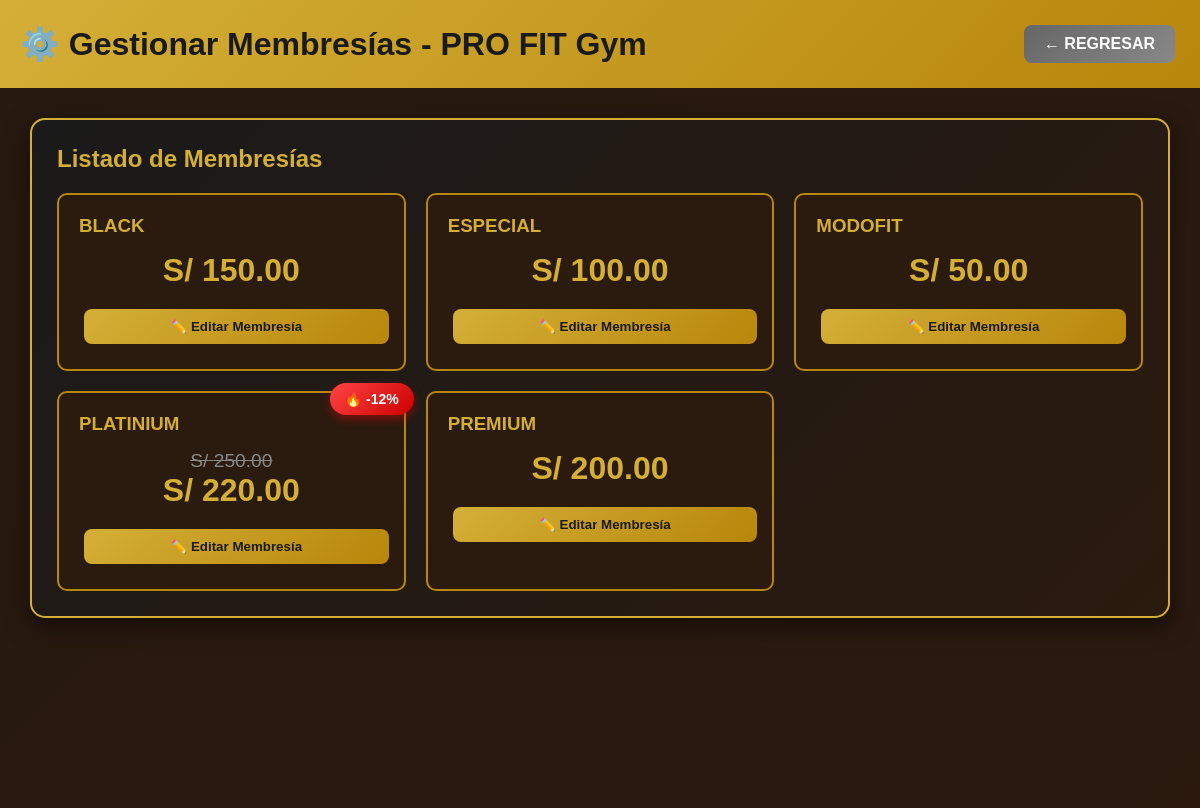
Page /empleado/gestionar_membresias.php (signed in) on the committed database.
### tables this page shows
CREATE TABLE `tipo_membresia` (
  `Cod_Tipo_Membresia` int(11) NOT NULL,
  `Nombre` varchar(20) DEFAULT NULL,
  `Estado` int(11) DEFAULT NULL,
  `precio_base` decimal(10,2) DEFAULT 0.00,
  `precio_oferta` decimal(10,2) DEFAULT 0.00,
  `tiene_oferta` tinyint(1) DEFAULT 0,
  `porcentaje_descuento` decimal(5,2) DEFAULT 0.00
);

### empleado/gestionar_membresias.php (the view, shortened to what this page needs)
<?php
require_once '../conexion.php';
$sql = "SELECT * FROM tipo_membresia WHERE Estado = 1 ORDER BY Cod_Tipo_Membresia ASC";
$result = $conexion->query($sql);
?>
<!DOCTYPE html>
<html lang="es">
<head>
</head>
<body>
    <div class="header">
        <h1>⚙️ Gestionar Membresías - PRO FIT Gym</h1>
        <div>
            <a href="../dashboard.php" class="btn btn-back">← REGRESAR</a>
        </div>
    </div>
    <div class="container">
        <div class="card">
            <h2>Listado de Membresías</h2>
            <div class="membresias-grid">
                <?php
                if ($result && $result->num_rows > 0) {
                    while ($membresia = $result->fetch_assoc()) {
                        $nombre = $membresia['Nombre'];
                        $precio_base = $membresia['precio_base'] ?? 0;
                        $precio_oferta = $membresia['precio_oferta'] ?? $precio_base;
                        $tiene_oferta = $membresia['tiene_oferta'] ?? 0;
                        $porcentaje = $membresia['porcentaje_descuento'] ?? 0;
                        $precio_actual = $tiene_oferta ? $precio_oferta : $precio_base;
                        echo '<div class="membresia-card">';
                        if ($tiene_oferta) {
                            echo '<div class="oferta-badge">🔥 -' . number_format($porcentaje, 0) . '%</div>';
                        }
                        echo '<h3>' . htmlspecialchars($nombre) . '</h3>';
                        echo '<div class="precio-container">';
                        if ($tiene_oferta) {
                            echo '<div class="precio-anterior">S/ ' . number_format($precio_base, 2) . '</div>';
                        }
                        echo '<div class="precio-actual">S/ ' . number_format($precio_actual, 2) . '</div>';
                        echo '</div>';
                        $mem_json = htmlspecialchars(json_encode($membresia), ENT_QUOTES, 'UTF-8');
                        echo '<button class="btn" onclick=\'abrirModalEditar(' . $mem_json . ')\' style="width: 100%;">✏️ Editar Membresía</button>';
                        echo '</div>';
                    }
                }
                ?>
            </div>
        </div>
    </div>
</body>
</html>

### empleado/gestionar_membresias.php (style rules this page uses)
* { margin: 0; padding: 0; box-sizing: border-box; }
body { font-family: Arial, sans-serif; background: linear-gradient(135deg, #1a1a1a 0%, #2b1a0e 100%); min-height: 100vh; color: #d4af37; }
.header { background: linear-gradient(135deg, #d4af37 0%, #b8860b 100%); color: #1a1a1a; padding: 20px; display: flex; justify-content: space-between; align-items: center; }
.container { padding: 30px; background: rgba(43, 26, 14, 0.8); min-height: calc(100vh - 80px); }
.card { background: linear-gradient(135deg, #1a1a1a, #2b1a0e); padding: 25px; border-radius: 15px; margin-bottom: 25px; box-shadow: 0 8px 25px rgba(0,0,0,0.5); border: 2px solid #d4af37; }
.btn { padding: 10px 20px; background: linear-gradient(135deg, #d4af37, #b8860b); color: #1a1a1a; border: none; border-radius: 8px; cursor: pointer; font-weight: bold; margin: 5px; text-decoration: none; display: inline-block; }
.btn-back { background: linear-gradient(135deg, #666, #888); color: white; }
.membresias-grid { display: grid; grid-template-columns: repeat(auto-fit, minmax(300px, 1fr)); gap: 20px; margin-top: 20px; }
.membresia-card { background: #2b1a0e; padding: 20px; border-radius: 10px; border: 2px solid #b8860b; position: relative; }
.oferta-badge { position: absolute; top: -10px; right: -10px; background: linear-gradient(135deg, #ff4444, #cc0000); color: white; padding: 8px 15px; border-radius: 20px; font-weight: bold; font-size: 14px; box-shadow: 0 4px 10px rgba(255,0,0,0.4); }
.precio-container { margin: 15px 0; text-align: center; }
.precio-anterior { text-decoration: line-through; color: #888; font-size: 1.2em; }
.precio-actual { font-size: 2em; font-weight: bold; color: #d4af37; }

### rows in the picture
tipo_membresia: Nombre "BLACK", precio_base "150.00"
tipo_membresia: Nombre "ESPECIAL", precio_base "100.00"
tipo_membresia: Nombre "MODOFIT", precio_base "50.00"
tipo_membresia: porcentaje_descuento "12", Nombre "PLATINIUM", precio_base "250.00", precio_oferta "220.00"
tipo_membresia: Nombre "PREMIUM", precio_base "200.00"
